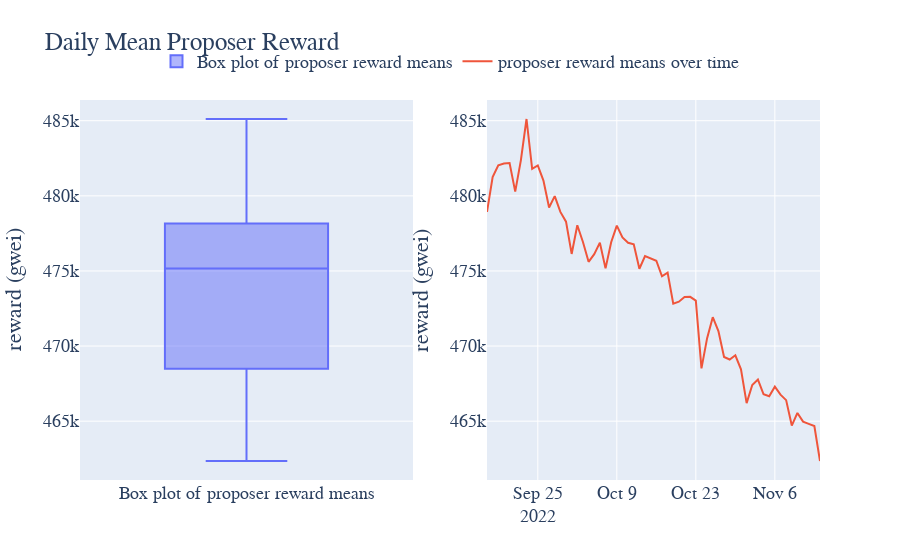

Source (notebook cell):
### Code cell
import pandas as pd
import plotly.graph_objects as go
from plotly.subplots import make_subplots

# Sample data, replace with your actual data
df = reward.copy()

# Calculate the mean of Validator_index by Date
validator_means = df.groupby('Date')['proposer_sum'].mean().reset_index()
validator_means = validator_means[1:-2]

# Create a subplot layout: 2 rows and 1 column
fig = make_subplots(rows=1, cols=2, shared_xaxes=True, vertical_spacing=0.1)

# Add box plot to the top
fig.add_trace(go.Box(y=validator_means['proposer_sum'], name='Box plot of proposer reward means'), row=1, col=1)

# Add time series plot to the bottom
fig.add_trace(go.Scatter(x=validator_means['Date'], y=validator_means['proposer_sum'], mode='lines', name='proposer reward means over time'), row=1, col=2)

# Set the font to 'Courier New', title for the figure, and adjust legend position
fig.update_layout(
    font=dict(
        family="Courier New, monospace",
        size=18,
    ),
    title='Daily Mean Proposer Reward',
    legend=dict(
        x=0.5,
        y=1.15,
        orientation="h",
        xanchor="center"
    )
)

# Update the y-axis label
fig.update_yaxes(title_text="reward (gwei)")

fig.show()
